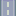

Rendered tile map (Tiled .tmx) drawn with the repository's tilesets; below, a short description and the full map source, tile grids included:
An orthogonal 1x1 tile map with 16x16 px tiles, 1 tile layer (Tile Layer 1).

<map version="1.5" tiledversion="1.7.2" orientation="orthogonal" renderorder="right-down" width="1" height="1" tilewidth="16" tileheight="16" infinite="0" nextlayerid="2" nextobjectid="1">
 <tileset firstgid="1" name="aw2.png" tilewidth="16" tileheight="16" tilecount="512" columns="32">
  <image source="aw2.png" trans="ffffff" width="512" height="256" />
 </tileset>
 <layer id="1" name="Tile Layer 1" width="1" height="1">
  <data>
   <tile gid="65" />
  </data>
 </layer>
</map>
